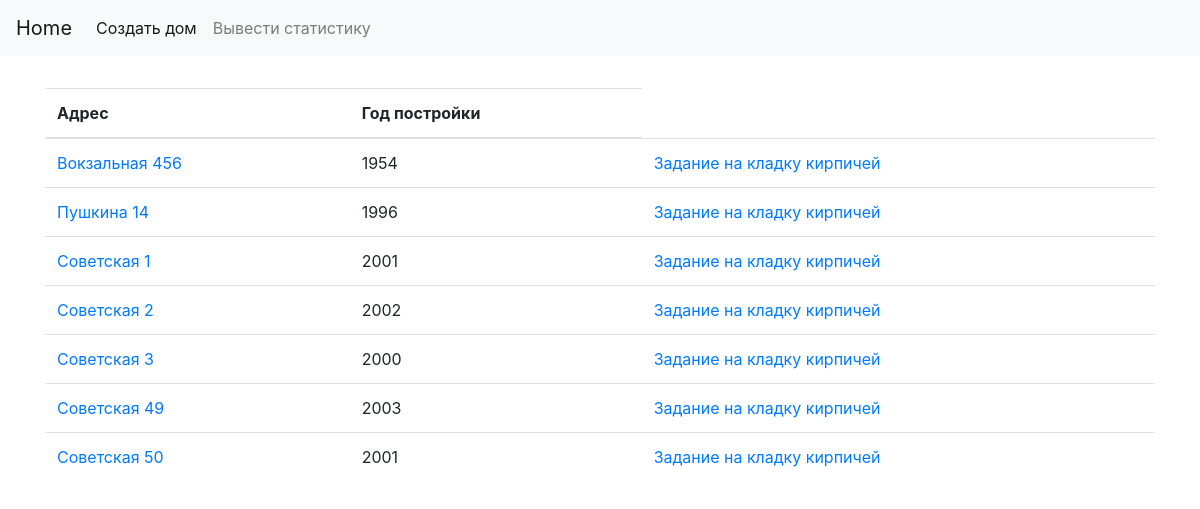
The page / on the database its author committed.
### tables this page shows
CREATE TABLE house (
            house_id        INTEGER PRIMARY KEY,
            address         TEXT not NULL,
            building_year   INTEGER not NULL 
                            );

### view.py (the view)
@app.route('/')
def index():
    with sqlite3.connect(name_db) as conn:
        cur = conn.cursor()
        cur.execute("""select * from house order by address """)
        houses = cur.fetchall()
    return render_template('index.html', houses=houses)

### templates/index.html
{% extends 'base.html' %}
{% block content %}
<table class="table">
    <thead>
    <tr>
        <th scope="col">Адрес</th>
        <th scope="col">Год постройки</th>
    </tr>
    </thead>
    <tbody>
    {% for house in houses %}
    <tr>
        <td><a href="">{{ house[1] }}</a></td>
        <td>{{ house[2] }}</td>
        <td><a href="{{ url_for('add_bricks', id=house[0]) }}">Задание на кладку кирпичей</a>
        </td>
    </tr>
    {% endfor %}
    </tbody>
</table>
{% endblock %}

### templates/base.html (shortened to what this page needs)
<!DOCTYPE html>
<html lang="en">
<head>
    <link rel="stylesheet"
          href="https://stackpath.bootstrapcdn.com/bootstrap/4.4.1/css/bootstrap.min.css"
>
</head>
<body>
<nav class="navbar navbar-expand-lg navbar-light bg-light">
    <a class="navbar-brand" href="{{ url_for('index') }}">Home</a>
    <div class="collapse navbar-collapse" id="navbarSupportedContent">
        <ul class="navbar-nav mr-auto">
            <li class="nav-item active">
                <a class="nav-link" href="{{ url_for('build_house') }}">Создать дом</a>
            </li>
            <li class="nav-item">
                <a class="nav-link" href="{{ url_for('statistic') }}" tabindex="-1" >Вывести
                    статистику</a>
            </li>
        </ul>
    </div>
</nav>
<div class="container">
    <div>
        <br>
        {% block content %}
        {% endblock %}
    </div>
</div>
</body>
</html>

### rows shown on the page
house: address "Вокзальная 456", building_year "1954"
house: address "Пушкина 14", building_year "1996"
house: address "Советская 1", building_year "2001"
house: address "Советская 2", building_year "2002"
house: address "Советская 3", building_year "2000"
house: address "Советская 49", building_year "2003"
house: address "Советская 50", building_year "2001"
